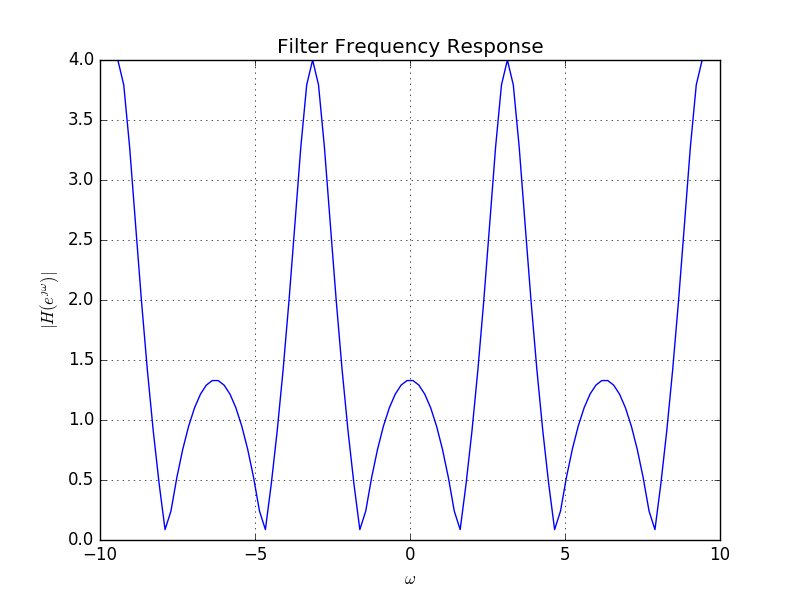

The script that saved this image:
import numpy as np
import matplotlib.pyplot as plt
#if using termux
import subprocess
import shlex
#end if
# import os
# os.system('Xvfb :1 -screen 0 1600x1200x16  &')    # create virtual display with size 1600x1200 and 16 bit color. Color can be changed to 24 or 8
# os.environ['DISPLAY']=':1.0'    # tell X clients to use our virtual DISPLAY :1.0.

#DTFT
def H(z):
	num = np.polyval([1,0,1],z**(-1))
	den = np.polyval([0.5,1],z**(-1))
	H = num/den
	return H
		


#Input and Output
omega = np.linspace(int(-3*np.pi),int(3*np.pi),int(1e2))

#subplots
plt.plot(omega, abs(H(np.exp(1j*omega))))
plt.title('Filter Frequency Response')
plt.xlabel('$\omega$')
plt.ylabel('$|H(e^{\jmath\omega})| $')
plt.grid()# minor

#if using termux
# plt.savefig('../figs/dtft.pdf')
# plt.savefig('../figs/dtft.png')
# subprocess.run(shlex.split("termux-open ../figs/dtft.pdf"))
#else
plt.show()





